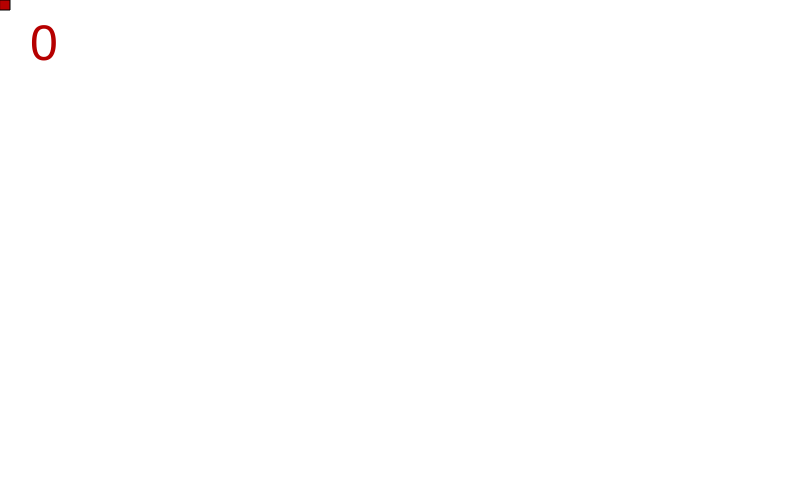
Frame 1 (no input)
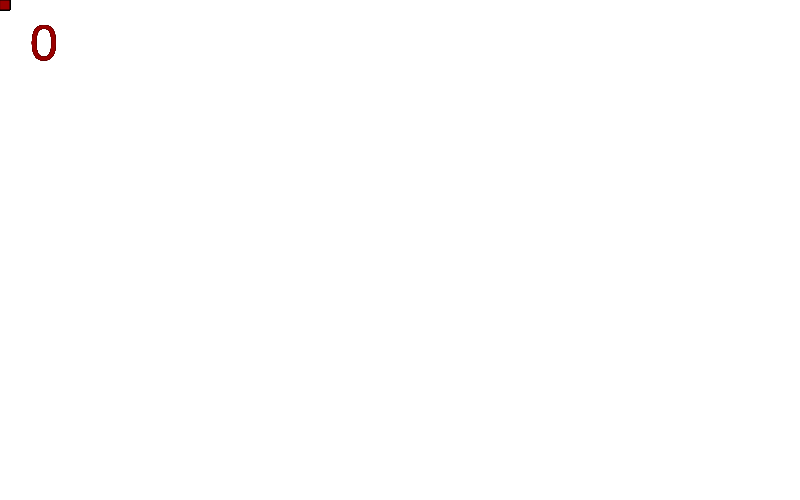
Frame 60 (no input)
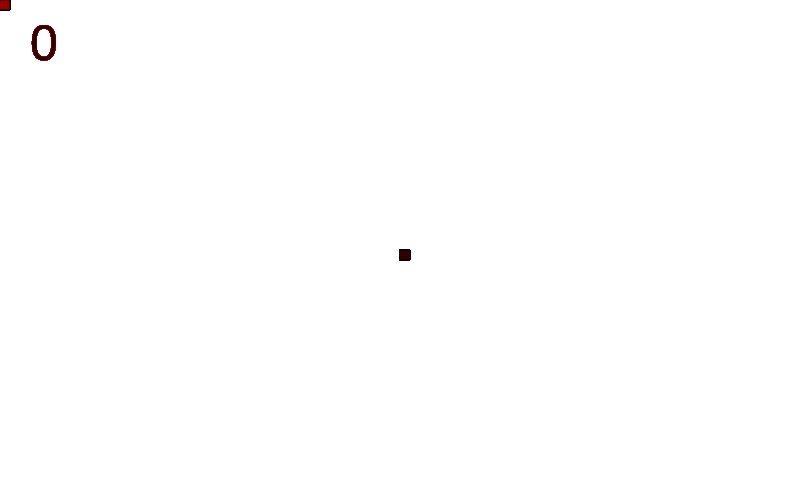
Frame 120 (the mouse pressed at the canvas centre since frame 60)

The p5.js sketch that drew these frames (run headless with seeded random() and noise() and a simulated clock; from frame 60 on, the mouse is pressed at the canvas centre):

// p5.js sketch
// ── sketch.js
var score = 0 ;

function setup() {
  // put setup code here
  createCanvas(800, 500);
}

function draw() {
  // put drawing code here
//  background(100) ;

  fill(random(255), 0, 0) ;  // random reds
  rect(mouseX, mouseY, 10, 10) ;
  textSize(50) ;
  text(score, 30, 60) ;
}

function mouseReleased() {

  score++ ;

}
